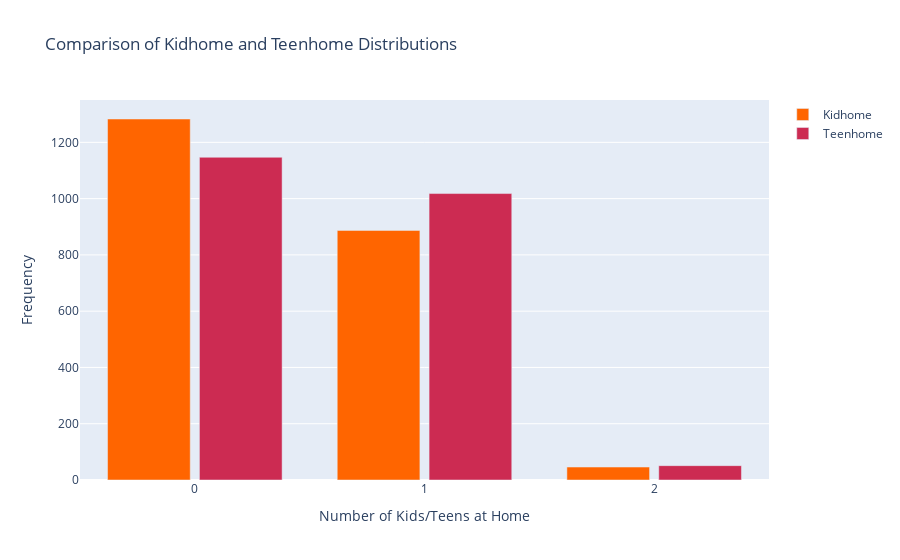

Here is the notebook cell this chart was saved with:
### Code cell
# Calculate counts and align indices
kidhome_counts = df['Kidhome'].value_counts().sort_index()
teenhome_counts = df['Teenhome'].value_counts().sort_index()
all_indices = sorted(set(kidhome_counts.index).union(set(teenhome_counts.index)))
kidhome_counts = kidhome_counts.reindex(all_indices, fill_value=0)
teenhome_counts = teenhome_counts.reindex(all_indices, fill_value=0)
# Create traces for Kidhome and Teenhome with the specified colors
trace_kidhome = go.Bar(
    x=all_indices,
    y=kidhome_counts.values,
    name='Kidhome',
    marker=dict(color='#FF6500')  # Using color #FA812F for Kidhome
)
trace_teenhome = go.Bar(
    x=all_indices,
    y=teenhome_counts.values,
    name='Teenhome',
    marker=dict(color='#CC2B52')  # Using color #FA4032 for Teenhome
)
# Create the figure
fig = go.Figure(data=[trace_kidhome, trace_teenhome])

# Update layout
fig.update_layout(
    title='Comparison of Kidhome and Teenhome Distributions',
    xaxis_title='Number of Kids/Teens at Home',
    yaxis_title='Frequency',
    barmode='group',
    bargap=0.2,
    bargroupgap=0.1
)
# Show the figure
fig.show()

### Figure 1 — Plotly figure (JSON) as saved in the notebook; plotly's stock layout.template omitted (floating-point values rounded to 4 significant figures)
{"data": [{"marker": {"color": "#FF6500"}, "name": "Kidhome", "type": "bar", "x": [0, 1, 2], "y": [1283, 887, 46]}, {"marker": {"color": "#CC2B52"}, "name": "Teenhome", "type": "bar", "x": [0, 1, 2], "y": [1147, 1018, 51]}], "layout": {"bargap": 0.2, "bargroupgap": 0.1, "barmode": "group", "title": {"text": "Comparison of Kidhome and Teenhome Distributions"}, "xaxis": {"title": {"text": "Number of Kids/Teens at Home"}}, "yaxis": {"title": {"text": "Frequency"}}}}
